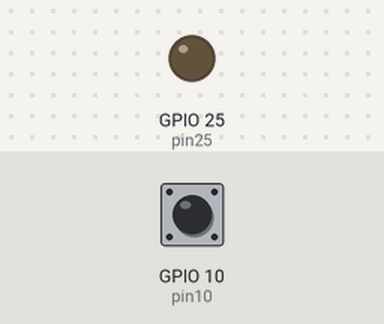
Bench run of a program on a simulated ESP32 board running MicroPython. On the bench: output pins drawn as LEDs (lit = HIGH). The test bench sets the inputs (shaded band); at power-on: GPIO 10 (pin10) HIGH. What the program prints to the serial console is not drawn.

Above: at 1.2 s.
1.3 s: GPIO 10 (pin10) pulled LOW for 0.15 s
At 1.6 s:
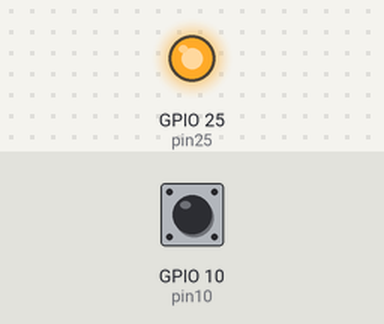
2.9 s: GPIO 10 (pin10) pulled LOW for 1 s
At 4.0 s:
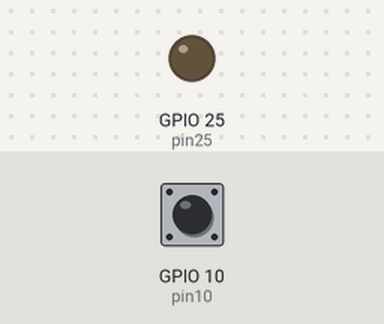
5.4 s: GPIO 10 (pin10) pulled LOW for 3.2 s
At 6.0 s:
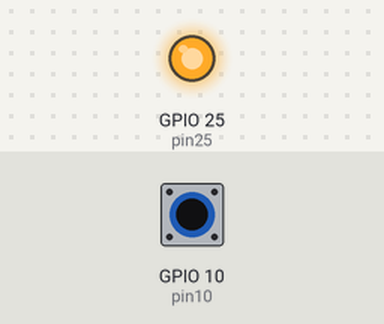
Timing chart, 0 to 8.4 s (numbered marks = the images above; inputs shaded):
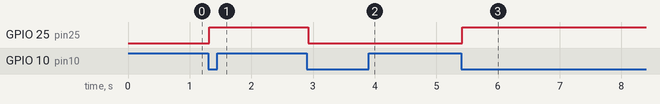

Measured:
- after the input at 1.3 s, GPIO 25 (pin25): LOW → HIGH at once
- after the input at 2.9 s, GPIO 25 (pin25): HIGH → LOW at once
- after the input at 5.4 s, GPIO 25 (pin25): LOW → HIGH at once

The program:

08.py
```python
from machine import Pin
import time

# 按键控制, 开关连接在k1接线上, 这是输入
pin10 = Pin(10, Pin.IN, Pin.PULL_UP)  # 按键1
pin25 = Pin(25, Pin.OUT)              # 继电器控制引脚（输出通常不需要设置 PULL_UP）

# 按一次切换状态
state = False  # 初始状态为关闭
pin25.off()   # 确保初始状态继电器关闭

while True:
    # 1. 检测按键是否按下
    if not pin10.value():
        time.sleep_ms(20)  # 软件消抖：等待20毫秒，避开机械抖动

        # 2. 再次确认是否真的按下
        if not pin10.value():
            print("按键1被按下了")
            state = not state  # 切换状态

            # 改变继电器状态
            if state:
                pin25.on()     # 打开继电器
            else:
                pin25.off()    # 关闭继电器

            # 3. 死循环等待按键松开：只要按键还按着（值是0），就卡在这里不动
            # 这样就能完美维持住状态，直到你松开手，才会等待下一次按下
            while not pin10.value():
                time.sleep_ms(10)  # 稍微延时，释放一点CPU资源
```
